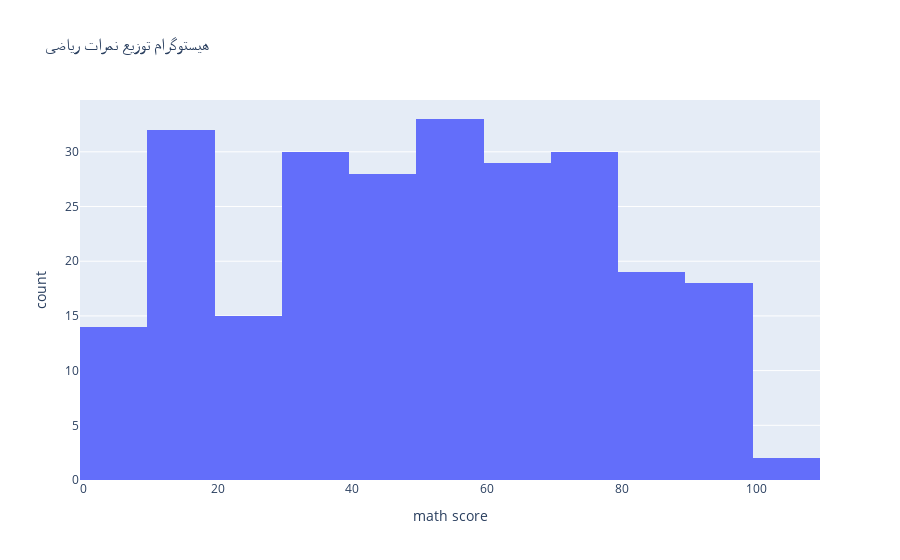

The notebook cell this image was saved under:
### Markdown cell above
<p dir=rtl style="direction: rtl; text-align: justify; line-height:200%; font-family:vazir; font-size:medium">
<font face="vazir" size=3>
 لطفا فقط قسمتهایی که روبروی آنها <code>None</code> نوشته شده است را تغییر دهید و مورد دیگری را اضافه نکنید و تغییر ندهید زیرا نمودار شما توسط سیستم داوری بررسی میشود و تغییر در این قسمت ممکن است باعث عدم داوری صحیح شود.



</font>
</p>

### Code cell
# TODO: produce a Histogram for the math score
fig = px.histogram(df, x='math score', title= 'هیستوگرام توزیع نمرات ریاضی',
                   labels={"value": "نمره", "variable": "ریاضی"},
                   color_discrete_sequence=["light blue"])

fig.show()
fig.write_json('./histogram.json')

### Figure 1 — Plotly figure (JSON) as saved in the notebook; plotly's stock layout.template omitted (floating-point values rounded to 4 significant figures; data arrays with more than 128 entries replaced by an {"elided": "..."} marker saying what was removed)
{"data": [{"bingroup": "x", "hovertemplate": "math score=%{x}<br>count=%{y}<extra></extra>", "legendgroup": "", "marker": {"color": "light blue", "pattern": {"shape": ""}}, "name": "", "orientation": "v", "showlegend": false, "type": "histogram", "x": {"elided": "250 int values"}, "xaxis": "x", "yaxis": "y"}], "layout": {"barmode": "relative", "legend": {"tracegroupgap": 0}, "title": {"text": "هیستوگرام توزیع نمرات ریاضی"}, "xaxis": {"anchor": "y", "domain": [0, 1], "title": {"text": "math score"}}, "yaxis": {"anchor": "x", "domain": [0, 1], "title": {"text": "count"}}}}
